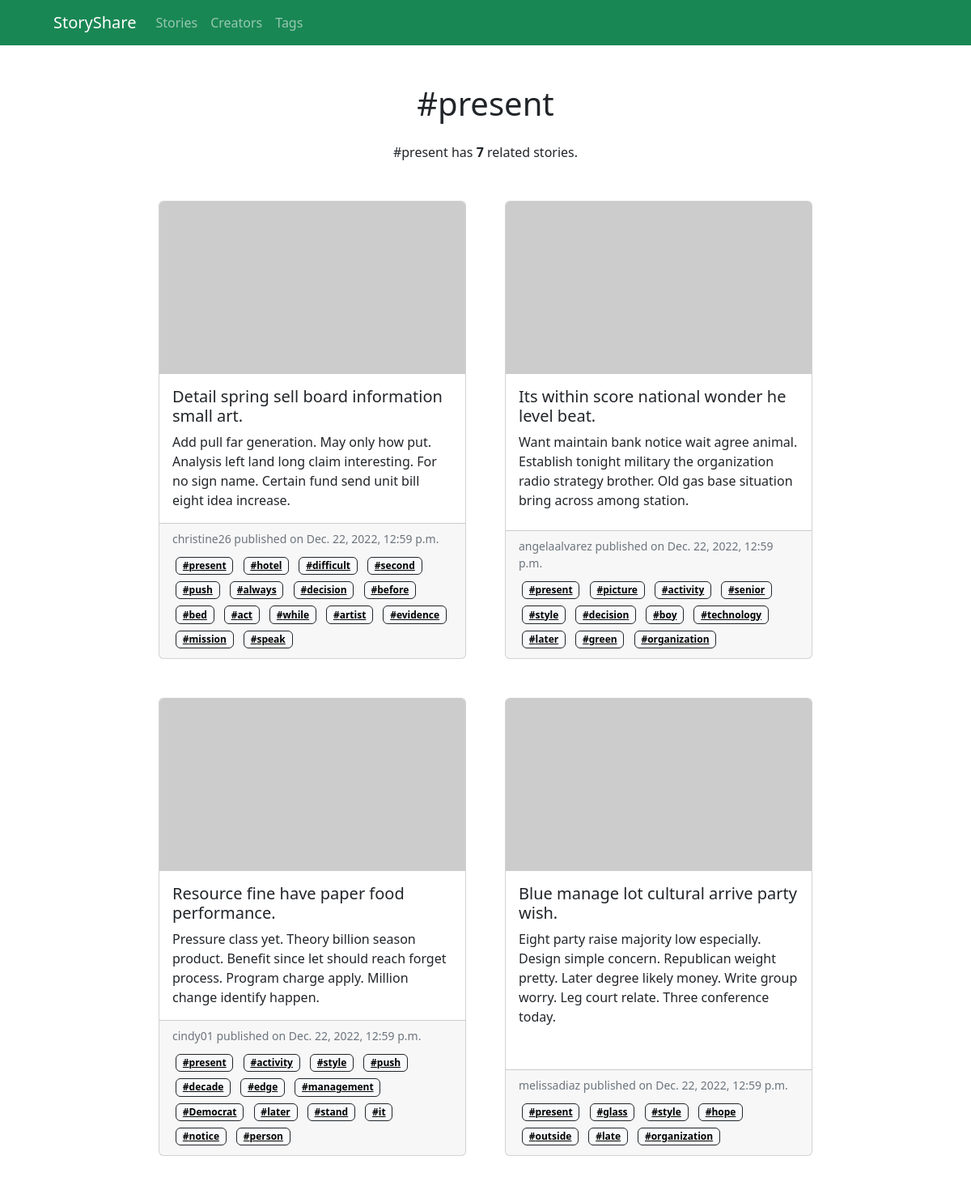
Page /tags/present/ (upper part) on the committed database.
### app/models.py (models this page shows, shortened)
class Tag(models.Model):
	class Meta:
		verbose_name = "Tag"
		verbose_name_plural = "Tags"
	name = models.CharField(max_length=32, null=True)
	slug = models.SlugField(max_length=1024, blank=True, unique=True, null=True)
	def get_absolute_url(self):
		return reverse('app:tag-detail-view', kwargs={'slug': self.slug})
	def __str__(self):
		return self.name

class Post(models.Model):
	class Meta:
		verbose_name = "Post"
		verbose_name_plural = "Posts"
	creator_profile = models.ForeignKey(CreatorProfile, related_name='posts', null=True, on_delete=models.CASCADE)
	title = models.CharField(max_length=148, null=True)
	slug = models.SlugField(max_length=1024, blank=True, unique=True, null=True)
	featured_image = models.URLField(max_length=2048, blank=True, null=True)
	content = models.TextField(max_length=64000, null=True)
	excerpt = models.TextField(max_length=480, null=True)
	tags = models.ManyToManyField(Tag, related_name='posts', blank=True)
	date_created = models.DateTimeField(auto_now_add=True, null=True)
	def get_absolute_url(self):
		return reverse('app:post-detail-view', kwargs={'slug': self.slug})

class CreatorProfile(models.Model):
	class Meta:
		verbose_name = "Creator Profile"
		verbose_name_plural = "Creator Profiles"
	user = models.OneToOneField(User, primary_key=True, on_delete=models.CASCADE)
	slug = models.SlugField(max_length=1024,unique=True, blank=True, null=True)
	profile_image = models.URLField(max_length=2048, blank=True, null=True)
	description = models.TextField(max_length=160, blank=True, null=True)
	following = models.ManyToManyField('self', symmetrical=False, related_name='followers', blank=True)
	date_created = models.DateTimeField(auto_now_add=True, null=True)

### app/views.py (the view)
# urls.py: path('tags/<slug:slug>/', views.TagDetailView.as_view(), name = 'tag-detail-view'),
class TagDetailView(DetailView):
	model = Tag
	context_object_name = 'tag'
	template_name = 'app/tag/tag_detail.html'

### app/templates/app/tag/tag_detail.html (shortened to what this page needs)
{% extends 'app/components/base.html' %}
{% block body %}
<section id="stories">
	<div class="container">
		<h1 class="text-center mb-4">#{{tag.name}}</h1>
		<p class="text-center mb-4">
			#{{tag.name}} has <b>{{tag.posts.all | length}}</b> related stories.
		</p>
		<div
			class="card-column d-flex flex-row flex-wrap justify-content-center align-items-top">
			{% for post in tag.posts.all %}
			<div
				class="card m-4"
				style="max-width: 23.75rem"
				onclick="window.location='{{post.get_absolute_url}}'"
				role="button">
				<img
					class="card-img-top"
					src="{{post.featured_image}}"
					alt="{{post.featured_image}}" />
				<div class="card-body">
					<h5 class="card-title">{{post.title}}</h5>
					<p class="card-text">{{post.excerpt}}</p>
				</div>
				<div class="card-footer">
					<small class="text-muted d-block mb-2"
						>{{post.creator_profile.user.username}} published on
						{{post.date_created}}</small
					>
					{% for tag in post.tags.all %}
					<a
						class="badge text-bg-light border border-dark m-1"
						href="{{tag.get_absolute_url}}"
						>#{{tag}}</a
					>
					{% endfor %}
				</div>
			</div>
			{% endfor %}
		</div>
	</div>
</section>
{% endblock body %}

### rows in the picture
Tag: name "present", posts.all|length "7"
Post: title "Detail spring sell board information small art.", excerpt "Add pull far generation. May only how put. Analysis left land long claim interesting. For no sign name. Certain fund send unit bill eight idea increase.", creator_profile.user.username "christine26", date_created "Dec. 22, 2022, 12:59 p.m."
Tag: name "hotel"
Tag: name "difficult"
Tag: name "second"
Tag: name "push"
Tag: name "always"
Tag: name "decision"
Tag: name "before"
Tag: name "bed"
Tag: name "act"
Tag: name "while"
Tag: name "artist"
Tag: name "evidence"
Tag: name "mission"
Tag: name "speak"
Post: title "Its within score national wonder he level beat.", excerpt "Want maintain bank notice wait agree animal. Establish tonight military the organization radio strategy brother. Old gas base situation bring across among station.", creator_profile.user.username "angelaalvarez", date_created "Dec. 22, 2022, 12:59 p.m."
Tag: name "picture"
Tag: name "activity"
Tag: name "senior"
Tag: name "style"
Tag: name "boy"
Tag: name "technology"
Tag: name "later"
Tag: name "green"
Tag: name "organization"
Post: title "Resource fine have paper food performance.", excerpt "Pressure class yet. Theory billion season product. Benefit since let should reach forget process. Program charge apply. Million change identify happen.", creator_profile.user.username "cindy01", date_created "Dec. 22, 2022, 12:59 p.m."
Tag: name "decade"
Tag: name "edge"
Tag: name "management"
Tag: name "Democrat"
Tag: name "stand"
Tag: name "it"
Tag: name "notice"
Tag: name "person"
Post: title "Blue manage lot cultural arrive party wish.", excerpt "Eight party raise majority low especially. Design simple concern. Republican weight pretty. Later degree likely money. Write group worry. Leg court relate. Three conference today.", creator_profile.user.username "melissadiaz", date_created "Dec. 22, 2022, 12:59 p.m."
Tag: name "glass"
Tag: name "hope"
Tag: name "outside"
Tag: name "late"
